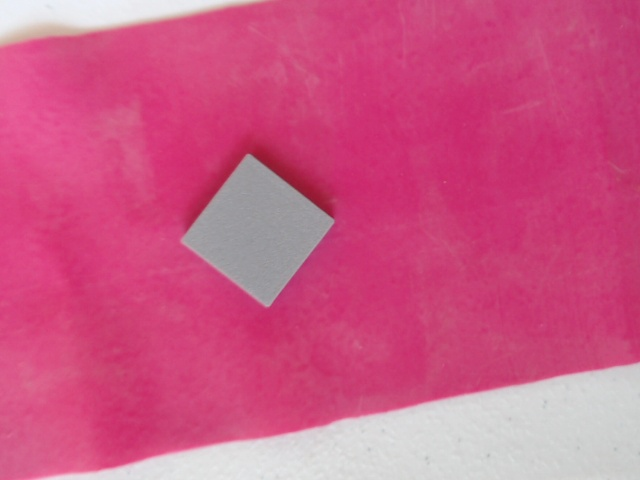
#> input picture main_defect_detection/tflite-custom-object-bookworm-main/images/Defective_0.jpg, 640 x 480 px
$ python -i features.py   (imports and definitions only)
#> lines starting #> are read from the running program, lines starting #| are printed output that depends on the picture; after the words box and inside, x2 and y2 are one past the last pixel; in counts of white or black regions, pixels touching at a corner belong together
#> further down, picture is the input picture: shape (480, 640, 3); mean B, G, R 133.8, 88.4, 205.9
import cv2
import numpy as np

from config import IMAGE_SIZE


def preprocess_image(image):
    """Resize an ROI crop to a consistent size."""
    if image is None:
        raise ValueError("Image is None. Check the image path or camera frame.")

    resized = cv2.resize(image, IMAGE_SIZE)
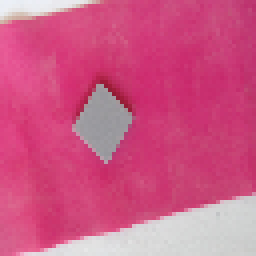
#> resized: shape (64, 64, 3) (shown 4 times larger); mean B, G, R 133.9, 88.4, 205.9
    return resized


def extract_features(image):
    """
    Extract lightweight classical ML features from the ROI crop.

    Features:
    - HSV color histogram
    - grayscale mean/std
    - edge density

    This is intentionally lightweight so it can run on Raspberry Pi.
    """
    img = preprocess_image(image)

    hsv = cv2.cvtColor(img, cv2.COLOR_BGR2HSV)
#> hsv: shape (64, 64, 3); mean H, S, V 153.9, 145.8, 206.2

    hist_h = cv2.calcHist([hsv], [0], None, [16], [0, 180])
#> hist_h = [188, 6, 18, 0, 2, 5, 129, 2, 9, 34, 66, 98, 40, 24, 1814, 1661]
    hist_s = cv2.calcHist([hsv], [1], None, [16], [0, 256])
#> hist_s = [653, 23, 21, 13, 14, 4, 4, 14, 34, 299, 1232, 1410, 367, 8, 0, 0]
    hist_v = cv2.calcHist([hsv], [2], None, [16], [0, 256])
#> hist_v = [0, 0, 0, 0, 0, 0, 0, 0, 0, 114, 76, 74, 1919, 1665, 219, 29]

    hist = np.concatenate([hist_h, hist_s, hist_v]).flatten()
#> hist = 48 values, max 1919 at index 44, min 0 at index 3, mean 256
    hist = cv2.normalize(hist, hist).flatten()
#> hist = 48 values, max 0.468 at index 44, min 0 at index 3, mean 0.0624

    gray = cv2.cvtColor(img, cv2.COLOR_BGR2GRAY)
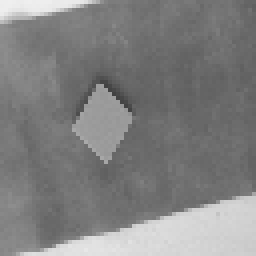
#> gray: shape (64, 64) (shown 4 times larger); min 65, max 239, mean 128.7
    mean = np.array([gray.mean()], dtype=np.float32)
#> mean = [128.7]
    std = np.array([gray.std()], dtype=np.float32)
#> std = [36.39]

    edges = cv2.Canny(gray, 80, 160)
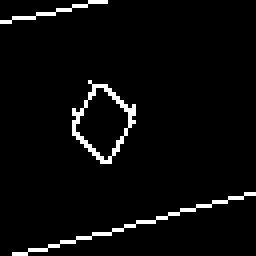
#> edges: shape (64, 64) (shown 4 times larger); 3.8% white in thin lines or dots
    edge_density = np.array([np.count_nonzero(edges) / edges.size], dtype=np.float32)
#> edge_density = [0.0381]

    features = np.concatenate([hist, mean, std, edge_density]).astype(np.float32)
#> features = 51 values, max 128.7 at index 48, min 0 at index 3, mean 3.3
    return features

>>> import cv2
>>> picture = cv2.imread('../main_defect_detection/tflite-custom-object-bookworm-main/images/Defective_0.jpg')
>>> result = extract_features(picture)
#> result has the same summary as features in extract_features

$ run again, on main_defect_detection/tflite-custom-object-bookworm-main/images/Defective_11.jpg
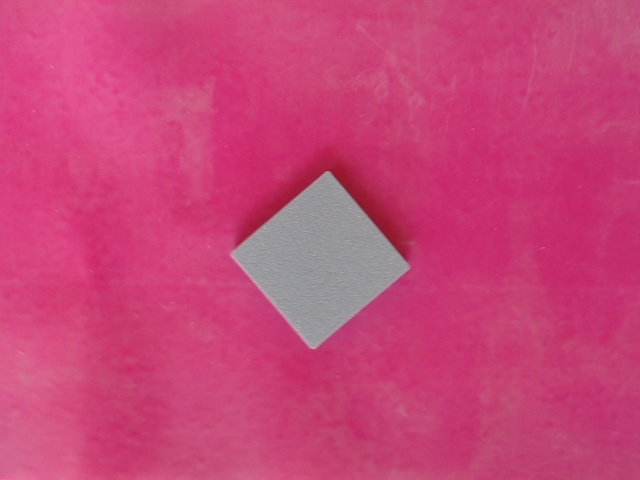
#> input picture main_defect_detection/tflite-custom-object-bookworm-main/images/Defective_11.jpg, 640 x 480 px
#> picture is the input picture: shape (480, 640, 3); mean B, G, R 119.5, 68.2, 200.4
#> hsv: shape (64, 64, 3); mean H, S, V 166.5, 166.6, 200.6
#> hist_h = [0, 0, 0, 0, 0, 0, 0, 0, 1, 4, 36, 119, 30, 8, 2029, 1869]
#> hist_s = [203, 7, 4, 3, 2, 1, 3, 5, 64, 372, 1490, 1430, 485, 27, 0, 0]
#> hist_v = [0, 0, 0, 0, 0, 0, 0, 1, 7, 203, 58, 183, 2479, 1084, 81, 0]
#> in extract_features, `hist = np.concatenate([hist_h, hist_s, hist_v]).flatten()`: hist = 48 values, max 2479 at index 44, min 0 at index 0, mean 256
#> in extract_features, `hist = cv2.normalize(hist, hist).flatten()`: hist = 48 values, max 0.558 at index 44, min 0 at index 0, mean 0.0577
#> in extract_features, `gray = cv2.cvtColor(img, cv2.COLOR_BGR2GRAY)`:
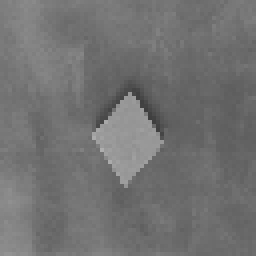
#> gray: shape (64, 64) (shown 4 times larger); min 63, max 174, mean 113.5
#> mean = [113.5]
#> std = [13.8]
#> in extract_features, `edges = cv2.Canny(gray, 80, 160)`:
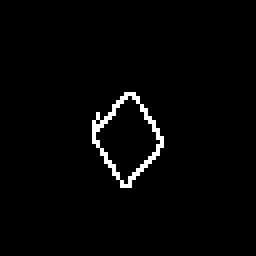
#> edges: shape (64, 64) (shown 4 times larger); 2% white in thin lines or dots, all inside (x1, y1, x2, y2) = (23, 23, 41, 47)
#> edge_density = [0.0198]
#> features = 51 values, max 113.5 at index 48, min 0 at index 0, mean 2.55
#> result has the same summary as features in extract_features
